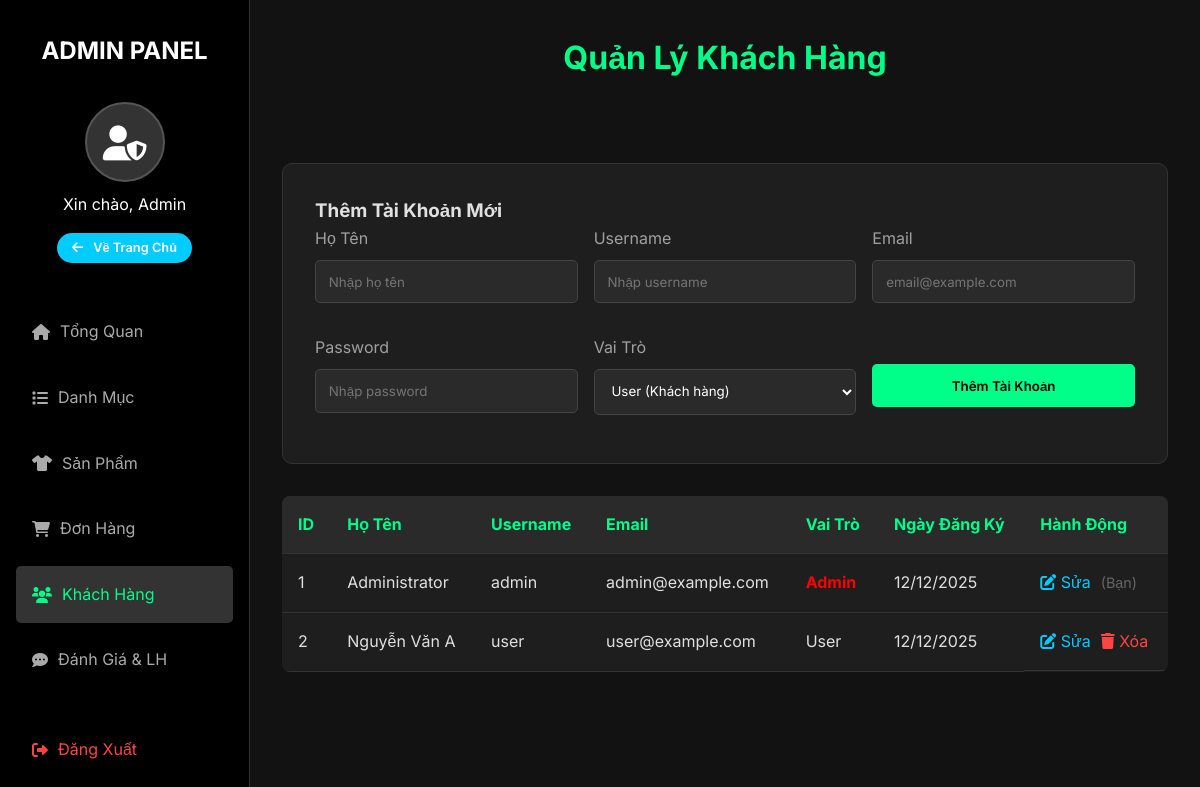
The page /admin/users.php (signed in) on the database its author committed.
### tables this page shows
CREATE TABLE `users` (
  `id` int(11) NOT NULL,
  `username` varchar(50) NOT NULL,
  `password` varchar(255) NOT NULL,
  `fullname` varchar(100) NOT NULL,
  `email` varchar(100) NOT NULL,
  `phone` varchar(20) DEFAULT NULL,
  `address` text DEFAULT NULL,
  `role` enum('user','admin') DEFAULT 'user',
  `created_at` timestamp NULL DEFAULT current_timestamp()
);

### admin/users.php (the view, shortened to what this page needs)
<?php
require_once '../config.php';
include 'header_layout.php';
$users = $conn->query("SELECT * FROM users ORDER BY created_at DESC");
?>
<h1 class="section-title">Quản Lý Khách Hàng</h1>
<div class="form-container" style="max-width: 100%; margin-bottom: 2rem;">
    <h3>Thêm Tài Khoản Mới</h3>
    <form method="POST" style="display: grid; grid-template-columns: repeat(auto-fit, minmax(200px, 1fr)); gap: 1rem;">
        <div class="form-group">
            <label>Họ Tên</label>
            <input type="text" name="fullname" class="form-control" required placeholder="Nhập họ tên">
        </div>
        <div class="form-group">
            <label>Username</label>
            <input type="text" name="username" class="form-control" required placeholder="Nhập username">
        </div>
        <div class="form-group">
            <label>Email</label>
            <input type="email" name="email" class="form-control" required placeholder="email@example.com">
        </div>
        <div class="form-group">
            <label>Password</label>
            <input type="password" name="password" class="form-control" required placeholder="Nhập password">
        </div>
        <div class="form-group">
            <label>Vai Trò</label>
            <select name="role" class="form-control">
                <option value="user">User (Khách hàng)</option>
            </select>
        </div>
        <button type="submit" name="create_user" class="btn" style="height: 43px; margin-top: 29px;">Thêm Tài Khoản</button>
    </form>
</div>
<table class="table">
    <thead>
        <tr>
            <th>ID</th>
            <th>Họ Tên</th>
            <th>Username</th>
            <th>Email</th>
            <th>Vai Trò</th>
            <th>Ngày Đăng Ký</th>
            <th>Hành Động</th>
        </tr>
    </thead>
    <tbody>
        <?php while ($u = $users->fetch_assoc()): ?>
            <tr>
                <td><?php echo $u['id']; ?></td>
                <td><?php echo $u['fullname']; ?></td>
                <td><?php echo $u['username']; ?></td>
                <td><?php echo $u['email']; ?></td>
                <td>
                    <?php if ($u['role'] == 'admin'): ?>
                        <span style="color:red; font-weight:bold;">Admin</span>
                    <?php else: ?>
                        <span style="color:var(--success);">User</span>
                    <?php endif; ?>
                </td>
                <td><?php echo date('d/m/Y', strtotime($u['created_at'])); ?></td>
                <td style="display: flex; gap: 10px; align-items: center;">
                    <a href="edit_user.php?id=<?php echo $u['id']; ?>" style="color: var(--secondary-color);">
                        <i class="fas fa-edit"></i> Sửa
                    </a>
                    <?php if ($u['id'] != $_SESSION['user_id']): ?>
                        <a href="users.php?delete=<?php echo $u['id']; ?>" class="text-danger" onclick="return confirm('Xóa người dùng này?')">
                            <i class="fas fa-trash"></i> Xóa
                        </a>
                    <?php else: ?>
                        <span style="color:#666; font-size: 0.9rem;">(Bạn)</span>
                    <?php endif; ?>
                </td>
            </tr>
        <?php endwhile; ?>
    </tbody>
</table>
</main>
</div>
</body>
</html>

### css/style.css (style rules this page uses)
:root { --primary-color: #00ff88; --secondary-color: #00ccff; --bg-color: #121212; --card-bg: #1e1e1e; --text-color: #e0e0e0; --text-muted: #a0a0a0; --danger: #ff4444; }
* { margin: 0; padding: 0; box-sizing: border-box; font-family: "Inter", sans-serif; }
body { background-color: var(--bg-color); color: var(--text-color); line-height: 1.6; }
a { text-decoration: none; color: inherit; transition: 0.3s; }
.btn { padding: 0.8rem 2rem; background-color: var(--primary-color); color: #000; font-weight: 600; border-radius: 5px; border: none; cursor: pointer; }
.section-title { text-align: center; margin-bottom: 2rem; font-size: 2rem; color: var(--primary-color); }
.form-container { max-width: 400px; margin: 5rem auto; background: var(--card-bg); padding: 2rem; border-radius: 10px; border: 1px solid #333; }
.form-group { margin-bottom: 1rem; }
.form-group label { display: block; margin-bottom: 0.5rem; color: var(--text-muted); }
.form-control { width: 100%; padding: 0.8rem; background: #2a2a2a; border: 1px solid #444; color: #fff; border-radius: 5px; }
.table { width: 100%; border-collapse: collapse; margin-top: 1rem; background: var(--card-bg); border-radius: 8px; overflow: hidden; }
.table th, .table td { padding: 1rem; text-align: left; border-bottom: 1px solid #333; }
.table th { background-color: #2a2a2a; color: var(--primary-color); }
.text-danger { color: var(--danger); }

### rows shown on the page
users: id "1", fullname "Administrator", username "admin", email "admin@example.com", role "Admin", created_at "12/12/2025", shows "(Bạn)"
users: id "2", fullname "Nguyễn Văn A", username "user", email "user@example.com", role "User", created_at "12/12/2025"

### other values the page prints
$_SESSION['fullname'] "Admin"
